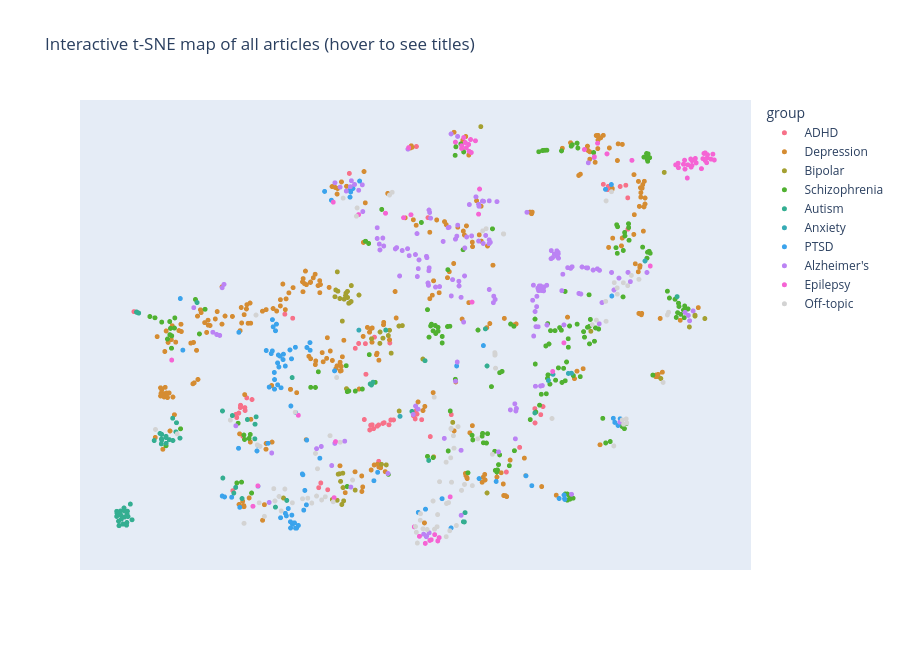

Notebook cell for this chart:
### Markdown cell above
### 4. Similarity between seed articles

- The most similar pair is *Major depressive disorder* and *Bipolar disorder* (0.34).
  This is expected: bipolar disorder includes depressive episodes, so both articles
  share a large part of their vocabulary.
- *Generalized anxiety disorder* is the most isolated article, with the lowest similarity
  to all others (e.g. 0.05 with *Autism*). Clinically, however, anxiety is very common
  in autistic people and frequently co-occurs with depression. The low scores show that
  **textual similarity does not equal clinical relatedness**: the articles simply
  use different vocabulary.
- Surprisingly, *ADHD* and *Autism* are only moderately similar (0.16), even though
  both are neurodevelopmental disorders.
- Overall, the similarity values are low (0.05–0.34). Each article contains many
  topic-specific words, so TF-IDF vectors overlap only partially. For recommendations,
  the absolute values matter less than the **ranking** of articles.

### Code cell
import numpy as np
import plotly.express as px
from matplotlib.colors import to_hex
from sklearn.decomposition import TruncatedSVD
from sklearn.manifold import TSNE

# 1. Reduce TF-IDF to 50 dims, then to 2D with t-SNE
small = TruncatedSVD(n_components=50, random_state=43).fit_transform(X)
xy = TSNE(n_components=2, metric="cosine", random_state=43).fit_transform(small)

# 2. Colour = most similar seed; "Off-topic" if similarity to every seed is very low
sims = cosine_similarity(X, X[:9])
best = sims.argmax(axis=1)
mx = sims.max(axis=1)

names = np.array(labels)[best]
groups = np.where(mx < 0.04, "Off-topic", names)

palette = dict(zip(labels, sns.color_palette("husl", 9)))
palette["Off-topic"] = "lightgray"
hex_palette = {k: to_hex(v) for k, v in palette.items()}

# 3. Interactive map (plotly) – hover to see titles
map_df = pd.DataFrame({
    "x": xy[:, 0],
    "y": xy[:, 1],
    "title": df["title"],
    "group": groups,
    "similarity": mx,
})

fig = px.scatter(
    map_df, x="x", y="y", color="group",
    hover_name="title",
    hover_data={"similarity": ":.2f", "x": False, "y": False},
    color_discrete_map=hex_palette,
    title="Interactive t-SNE map of all articles (hover to see titles)",
    width=900, height=650,
)
fig.update_traces(marker_size=5)
fig.update_xaxes(visible=False)
fig.update_yaxes(visible=False)
fig.show()

### Figure 1 — Plotly figure (JSON) as saved in the notebook; plotly's stock layout.template omitted (floating-point values rounded to 4 significant figures; data arrays with more than 128 entries replaced by an {"elided": "..."} marker saying what was removed)
{"data": [{"customdata": [[1.0], [0.09115], [0.1496], [0.2403], [0.08181], [0.237], [0.09034], [0.0792], [0.1497], [0.1249], [0.435], [0.2736], [0.5796], [0.7409], [0.2527], [0.2198], [0.8382], [0.4537], [0.1138], [0.2807], [0.06778], [0.1342], [0.1044], [0.06827], [0.1621], [0.143], [0.09603], [0.05622], [0.04962], [0.0808], [0.2438], [0.1389], [0.2432], [0.1109], [0.1193], [0.3593], [0.1809], [0.18], [0.07194], [0.1313], [0.07051], [0.1014], [0.412], [0.1014], [0.117], [0.08175], [0.08032], [0.1154], [0.07571], [0.0721], [0.07087], [0.08406], [0.1078], [0.149], [0.08489], [0.1278], [0.0556], [0.07717], [0.1174]], "hovertemplate": "<b>%{hovertext}</b><br><br>group=ADHD<br>similarity=%{customdata[0]:.2f}<extra></extra>", "hovertext": ["Attention deficit hyperactivity disorder", "Attention", "Impulsivity", "Executive dysfunction", "Time management", "Hyperfocus", "Norepinephrine", "Dopaminergic pathways", "Achenbach System of Empirically Based Assessment", "Child Behavior Checklist", "Conners Comprehensive Behaviour Rating Scale", "Disruptive Behavior Disorders Rating Scale", "Vanderbilt ADHD Diagnostic Rating Scale", "ADHD Rating Scale", "Oppositional defiant disorder", "Conduct disorder", "Adult attention deficit hyperactivity disorder", "Keith Conners", "Alexander Crichton", "George Frederic Still", "Charles Bradley (medical doctor)", "Stimulant", "Meta-analysis", "Dysfunctional family", "Child abuse", "Rating scale", "Challenging behaviour", "Microscopic scale", "Reliability (statistics)", "Validity (statistics)", "Emotional and behavioral disorders", "Early childhood", "Learning disability", "Fetal alcohol spectrum disorder", "Childhood obesity", "Child psychopathology", "Methylphenidate", "Atomoxetine", "Forensic developmental psychology", "Child development", "Mary Ainsworth", "Inhibitory control", "Russell Barkley", "Children's use of information", "Parenting styles", "Psychological testing", "Parenting", "Behaviour therapy", "Creative visualization", "Daydreaming", "Perseveration", "Amphetamine", "Stimulant use disorder", "Rehabilitation (neuropsychology)", "Inter-rater reliability", "Not otherwise specified", "Repeatability", "Child development stages", "Attentional control"], "legendgroup": "ADHD", "marker": {"color": "#f77189", "size": 5, "symbol": "circle"}, "mode": "markers", "name": "ADHD", "showlegend": true, "type": "scattergl", "x": [-6.181, 11.99, -4.215, 11.97, -21.74, -7.062, 22.34, 22.36, -4.107, -3.794, -4.988, -4.85, -5.475, -5.612, -6.939, -5.931, -6.353, -6.027, -12.15, -11.92, -11.15, 20.16, 2.646, -20.18, -19.6, -4.313, -15.05, 0.3036, -1.577, -0.657, -7.691, -21.07, -32.77, -1.246, 0.05261, -8.07, 21.49, 22.13, -20.39, -21.3, -20.62, 12.88, -6.457, -20.37, -20.9, -1.31, -20.87, -15.93, 8.795, 10.28, -6.882, 20.09, 19.62, -8.73, -1.378, -5.458, -1.184, -21.38, 12.63], "xaxis": "x", "y": [-11.76, -11.5, 0.01663, -9.44, -21.25, -11.01, 20.9, 16.39, -11.07, -11.06, -11.57, -11.46, -11.8, -11.96, -0.08902, 0.8431, -11.82, -12.33, -20.82, -20.14, -21.11, 22.55, -10.3, -7.889, -8.129, -11.77, 3.572, -13.46, -10.45, -11.03, -0.06151, -10.08, 4.521, 28.29, 18.04, -0.7559, 22.53, 22.71, -9.29, -10.72, -13.4, -9.141, -12.51, -9.709, -9.284, -9.775, -8.95, 4.154, -18.56, -15.01, -4.497, 22.09, 22.84, 24.41, -10.91, -17.02, -10.23, -10.25, -10.31], "yaxis": "y"}, {"customdata": {"elided": "289x1 float values"}, "hovertemplate": "<b>%{hovertext}</b><br><br>group=Depression<br>similarity=%{customdata[0]:.2f}<extra></extra>", "hovertext": {"elided": "289 str values"}, "legendgroup": "Depression", "marker": {"color": "#d58c32", "size": 5, "symbol": "circle"}, "mode": "markers", "name": "Depression", "showlegend": true, "type": "scattergl", "x": {"elided": "289 float values"}, "xaxis": "x", "y": {"elided": "289 float values"}, "yaxis": "y"}, {"customdata": [[1.0], [0.1806], [0.1875], [0.3815], [0.105], [0.1233], [0.09792], [0.1718], [0.1928], [0.3906], [0.3439], [0.09221], [0.09142], [0.7375], [0.5485], [0.36], [0.3063], [0.08884], [0.04443], [0.0824], [0.1566], [0.1659], [0.1474], [0.566], [0.359], [0.2332], [0.5061], [0.06646], [0.109], [0.1852], [0.05162], [0.07207], [0.1276], [0.1221], [0.1063], [0.238], [0.2631], [0.1802], [0.2443], [0.04624], [0.1693], [0.06319], [0.1386], [0.1235], [0.09212], [0.1244], [0.1948], [0.182], [0.1537], [0.1416], [0.1269]], "hovertemplate": "<b>%{hovertext}</b><br><br>group=Bipolar<br>similarity=%{customdata[0]:.2f}<extra></extra>", "hovertext": ["Bipolar disorder", "DSM-5", "Personality disorder", "Mood disorder", "Psychomotor retardation", "Nature versus nurture", "Karl Kleist", "Edda Neele", "Mood (psychology)", "Mania", "Hypomania", "Study heterogeneity", "Heritability", "Bipolar I disorder", "Bipolar II disorder", "Cyclothymia", "Mood stabilizer", "Lithium (medication)", "Committee on the Rights of Persons with Disabilities", "Euphoria", "Irritability", "Twin study", "Twin", "Bipolar Spectrum Diagnostic Scale", "Mood Disorder Questionnaire", "General Behavior Inventory", "Hypomania Checklist", "Jet lag", "National Comorbidity Survey", "Spectrum disorder", "Jean-Étienne Dominique Esquirol", "Monomania", "Jean-Pierre Falret", "Jules Baillarger", "Karl Ludwig Kahlbaum", "David L. Dunner", "Elliot S. Gershon", "Frederick K. Goodwin", "Ronald R. Fieve", "Neuropil", "Mood swing", "Pitié-Salpêtrière Hospital", "Communication disorder", "Motor disorder", "Tic disorder", "Movement disorder", "Genetic disorder", "Borderline personality disorder", "Impulse-control disorder", "Video game addiction", "Relational disorder"], "legendgroup": "Bipolar", "marker": {"color": "#a4a031", "size": 5, "symbol": "circle"}, "mode": "markers", "name": "Bipolar", "showlegend": true, "type": "scattergl", "x": [-8.929, -5.151, -5.325, -10.34, -10.08, 29.85, -9.437, -9.708, -10.01, -8.943, -9.102, 2.81, 29.85, -9.315, -9.15, -9.784, -8.51, 26.41, -16.08, -9.048, -9.517, 30.95, 5.943, -8.708, -8.801, -3.169, -8.535, 26.04, -4.607, -4.061, -10.09, 6.64, -9.365, -9.571, -8.08, -9.827, -9.977, -9.46, -7.655, 18.22, -10.25, -10.63, -0.5227, -2.817, -4.246, -3.195, 29.22, -6.251, -4.38, -4.98, -5.297], "xaxis": "x", "y": [6.562, -17.45, -0.0479, 6.666, 10.24, 3.884, -20.8, -19.91, 7.458, 7.433, 7.195, -11.41, 4.009, 6.318, 6.828, 6.406, 8.27, 24.56, -22.3, -6.568, 3.157, 3.523, 31.15, 5.79, 5.726, -9.786, 5.974, -5.101, -17.53, -1.454, -22.63, -21.57, -22.71, -23.23, -21.17, -18.81, -18.87, -18.73, 6.91, 1.692, 7.636, -22.52, -2.305, 2.512, 1.837, 2.449, 2.319, 0.6226, 1.08, 0.7002, 1.589], "yaxis": "y"}, {"customdata": {"elided": "188x1 float values"}, "hovertemplate": "<b>%{hovertext}</b><br><br>group=Schizophrenia<br>similarity=%{customdata[0]:.2f}<extra></extra>", "hovertext": {"elided": "188 str values"}, "legendgroup": "Schizophrenia", "marker": {"color": "#50b131", "size": 5, "symbol": "circle"}, "mode": "markers", "name": "Schizophrenia", "showlegend": true, "type": "scattergl", "x": {"elided": "188 float values"}, "xaxis": "x", "y": {"elided": "188 float values"}, "yaxis": "y"}, {"customdata": [[1.0], [0.2179], [0.1378], [0.06722], [0.396], [0.04506], [0.1227], [0.08103], [0.1275], [0.1159], [0.1288], [0.08817], [0.3], [0.1114], [0.5691], [0.4122], [0.4816], [0.5581], [0.5984], [0.1456], [0.062], [0.1834], [0.7016], [0.1161], [0.616], [0.554], [0.7461], [0.2451], [0.135], [0.6003], [0.4199], [0.5282], [0.5132], [0.09349], [0.05404], [0.1428], [0.09302], [0.1293], [0.1052], [0.06299], [0.06831], [0.1046], [0.0637], [0.1845], [0.08376], [0.08573], [0.1466], [0.07086], [0.07082], [0.09646], [0.1305], [0.05005], [0.06584], [0.08735], [0.0728], [0.152], [0.1482], [0.04388], [0.101], [0.06619], [0.1478], [0.1148], [0.08902], [0.1315], [0.4806], [0.08384]], "hovertemplate": "<b>%{hovertext}</b><br><br>group=Autism<br>similarity=%{customdata[0]:.2f}<extra></extra>", "hovertext": ["Autism", "Neurodevelopmental disorder", "Age appropriateness", "Reinforcement", "Masking (behavior)", "Eye contact", "Social inhibition", "Origin of language", "Social support", "Disability", "Social exclusion", "Intelligence quotient", "Special interest (autism)", "Social environment", "Epidemiology of autism", "Diagnosis of autism", "Heritability of autism", "Sex and gender differences in autism", "Autistic masking", "Intellectual disability", "LGBTQ community", "Savant syndrome", "Management of autism", "Education", "Employment of autistic people", "Neurodiversity", "Autistic rights movement", "Stimming", "Medical model of disability", "World Autism Awareness Day", "Autism Sunday", "Autistic Pride Day", "Autism Network International", "Greta Thunberg", "Bill Gates", "Social engagement", "Activities of daily living", "Developmental disability", "Cell adhesion molecule 1", "Attention economy", "Goal", "Socialization", "Social norm", "Social emotional development", "Motor skill", "Language acquisition", "Social change", "Identity formation", "Educational psychology", "Imitation", "Social relation", "Hobby", "Chronemics", "Behaviorism", "Society", "Social work", "Social movement", "Continuum (measurement)", "Stereotypy", "Task switching (psychology)", "Twice exceptional", "Social psychology", "Speech–language pathology", "Asociality", "Asperger syndrome", "Gender dysphoria"], "legendgroup": "Autism", "marker": {"color": "#34ae91", "size": 5, "symbol": "circle"}, "mode": "markers", "name": "Autism", "showlegend": true, "type": "scattergl", "x": [-33.81, -4.672, -21.79, -6.406, -33.88, 6.64, -30.51, 4.108, -29.72, -32.46, -28.82, -1.742, -33.52, -29.7, -34.0, -33.6, -34.44, -34.18, -33.84, -32.38, -20.71, -32.99, -33.44, -19.25, -34.29, -33.5, -34.23, -33.17, -32.48, -34.7, -34.49, -34.7, -34.66, -16.98, -15.71, -29.67, -25.73, -32.24, 27.85, -22.85, 0.1269, -28.02, -28.09, -22.89, 6.454, 3.997, -29.18, -28.45, -19.28, -20.11, -29.2, -21.42, -21.63, -6.088, -27.63, -29.18, -28.42, 4.189, -6.264, 11.97, -19.13, -29.69, -0.2868, -29.86, -33.56, -15.12], "xaxis": "x", "y": [-25.04, 1.866, -10.44, -5.886, -23.73, -3.301, -14.03, -25.74, -14.51, 4.426, -13.9, -9.836, -24.65, -13.81, -26.06, -26.21, -26.28, -25.34, -24.17, 4.402, -22.38, -25.43, -24.96, -11.68, -24.18, -24.2, -24.75, -23.18, 4.473, -24.95, -25.63, -24.22, -24.48, -23.62, -22.64, -13.98, 5.832, 4.31, 6.683, -19.43, -16.89, -11.47, -12.78, -9.773, 2.043, -25.72, -13.62, -10.82, -13.78, -11.01, -13.43, -20.78, -21.59, -5.635, -13.68, -14.43, -14.03, -24.4, -6.036, -10.05, -10.62, -13.13, -2.541, -13.01, -25.83, -4.971], "yaxis": "y"}, {"customdata": [[1.0], [0.08347], [0.5097], [0.4062], [0.1575], [0.1185], [0.09129]], "hovertemplate": "<b>%{hovertext}</b><br><br>group=Anxiety<br>similarity=%{customdata[0]:.2f}<extra></extra>", "hovertext": ["Generalized anxiety disorder", "Frontal lobe", "Glutamate decarboxylase", "Generalized Anxiety Disorder 7", "Amygdala", "Basolateral amygdala", "Cerebral cortex"], "legendgroup": "Anxiety", "marker": {"color": "#37abb5", "size": 5, "symbol": "circle"}, "mode": "markers", "name": "Anxiety", "showlegend": true, "type": "scattergl", "x": [-7.666, 13.48, 24.27, -3.079, 15.72, 16.06, 14.0], "xaxis": "x", "y": [1.858, -5.385, 11.81, -10.55, -4.371, -4.342, -4.506], "yaxis": "y"}, {"customdata": [[1.0], [0.09663], [0.735], [0.04649], [0.0747], [0.2987], [0.1421], [0.1541], [0.3179], [0.04923], [0.4888], [0.1484], [0.09857], [0.1743], [0.05752], [0.04241], [0.05742], [0.05304], [0.202], [0.4185], [0.2951], [0.04855], [0.05271], [0.1593], [0.2364], [0.4246], [0.1698], [0.04209], [0.07477], [0.07909], [0.1646], [0.3621], [0.1628], [0.3057], [0.06236], [0.0825], [0.08391], [0.06646], [0.04452], [0.3542], [0.04061], [0.04416], [0.1232], [0.114], [0.09764], [0.06037], [0.09034], [0.2103], [0.04698], [0.07197], [0.04068], [0.06796], [0.1656], [0.04442], [0.05474], [0.1719], [0.1739], [0.08314], [0.05628], [0.08309], [0.0428], [0.06951], [0.0449], [0.06392], [0.0757], [0.04004], [0.1271], [0.07169], [0.08041], [0.05041], [0.1643], [0.05475], [0.04279], [0.1095], [0.04654], [0.1241], [0.1924], [0.1399], [0.06927], [0.4313], [0.04599], [0.06099], [0.07323], [0.04782], [0.05739], [0.0731], [0.1083], [0.1457], [0.1265], [0.08786]], "hovertemplate": "<b>%{hovertext}</b><br><br>group=PTSD<br>similarity=%{customdata[0]:.2f}<extra></extra>", "hovertext": ["Post-traumatic stress disorder", "Coping", "Complex post-traumatic stress disorder", "Cochrane Library", "Developed country", "Neurosis", "Psychological stress", "Traumatic bonding", "Childhood trauma", "Substituted amphetamine", "Psychological trauma", "Sexual assault", "Domestic violence", "War", "Natural disaster", "Dream", "Fight-or-flight response", "Assault", "Trauma focused cognitive behavioral therapy", "Management of post-traumatic stress disorder", "MDMA-assisted psychotherapy", "Samuel Pepys", "Great Fire of London", "World war", "Shell shock", "Combat stress reaction", "Vietnam War", "United States Department of Defense", "South African Border War", "Dissociative amnesia", "Flashback (psychology)", "Acute stress reaction", "Post-traumatic growth", "Critical incident stress management", "Cultural anthropology", "Medical anthropology", "Culture of the United States", "Civilization", "Berserker", "Jonathan Shay", "Henry IV, Part 1", "William Shakespeare", "Railway spine", "American Civil War", "Franco-Prussian War", "Ann Burgess", "Lynda Lytle Holmstrom", "Rape trauma syndrome", "Jonestown", "Personal injury", "Tort", "Forensic psychology", "Stephen Sonnenberg", "Oklahoma City bombing", "September 11 attacks", "Veteran", "Traumatic memories", "Stellate ganglion", "Methylone", "Elephant", "Poaching", "Apathy", "Injury", "Consciousness", "Jules Henry", "Construct (philosophy)", "Abuse", "Neglect", "Institutional abuse", "Mindfulness", "Eye movement desensitization and reprocessing", "Webster's Dictionary", "Old English", "Cultural psychology", "G. Stanley Hall", "Memory inhibition", "Betrayal trauma", "Mental distress", "Psychodynamic Diagnostic Manual", "Mental disorders and gender", "Subculture", "Anthropomorphism", "Animal rights", "Fiction", "The New England Journal of Medicine", "Penetrating head injury", "Blast injury", "Golden hour (medicine)", "Minimally conscious state", "Primary and secondary brain injury"], "legendgroup": "PTSD", "marker": {"color": "#3ba3ec", "size": 5, "symbol": "circle"}, "mode": "markers", "name": "PTSD", "showlegend": true, "type": "scattergl", "x": [-16.65, -13.1, -16.47, -21.06, -18.93, -15.36, -13.47, -17.08, -17.11, 19.86, -16.13, -16.35, -17.08, -14.73, 3.245, 10.98, -13.13, -15.26, -16.87, -17.23, -16.97, -13.52, -15.15, -14.63, -18.01, -17.32, -14.86, -15.55, -15.3, 15.23, 15.32, -14.75, -15.19, -16.09, -22.92, -13.49, -20.96, -22.66, -1.037, -17.45, -13.82, -0.2298, -11.49, -15.07, -14.42, -13.92, -13.98, -16.6, -16.4, -8.653, -14.73, -17.8, -13.7, -15.87, -15.76, -15.29, 15.29, 6.231, 20.51, 21.5, 20.73, -10.38, 20.56, 7.655, -21.1, 5.752, -16.73, -27.6, -17.68, 11.63, -17.32, -5.99, 2.627, -19.04, -18.96, 14.68, -16.74, -27.31, -5.57, -15.88, -21.86, 21.26, 20.89, 1.62, -12.02, -8.573, -8.663, -10.73, -7.584, -8.331], "xaxis": "x", "y": [-1.725, -1.043, -1.88, 1.543, -20.6, -0.9872, -0.6361, -5.256, -4.236, 22.12, -2.38, -6.433, -6.635, -26.64, -3.292, -19.11, 0.06457, -9.062, 2.717, 2.34, 1.768, -23.29, -24.76, -26.64, -1.075, -1.133, -25.87, -23.82, -25.72, -21.87, -22.5, -0.6089, -2.267, -1.605, -22.02, -13.97, -23.64, -22.14, -24.37, -1.518, -24.04, -23.91, 21.82, -26.09, -26.25, -18.96, -18.84, -3.439, -25.14, 21.0, -9.995, -14.43, -21.21, -24.51, -24.87, -26.62, -22.4, -0.3661, 22.81, -10.9, -10.83, -4.0, 6.765, -19.91, -15.14, -19.5, -6.011, 6.404, -6.34, -20.53, 3.367, -19.81, -26.61, -15.53, -14.72, -22.37, -2.86, -1.019, -18.6, -3.31, -22.19, -11.86, -11.42, -22.4, -16.57, 21.75, 22.0, 20.56, 23.31, 22.24], "yaxis": "y"}, {"customdata": {"elided": "168x1 float values"}, "hovertemplate": "<b>%{hovertext}</b><br><br>group=Alzheimer's<br>similarity=%{customdata[0]:.2f}<extra></extra>", "hovertext": {"elided": "168 str values"}, "legendgroup": "Alzheimer's", "marker": {"color": "#bb83f4", "size": 5, "symbol": "circle"}, "mode": "markers", "name": "Alzheimer's", "showlegend": true, "type": "scattergl", "x": {"elided": "168 float values"}, "xaxis": "x", "y": {"elided": "168 float values"}, "yaxis": "y"}, {"customdata": [[1.0], [0.1164], [0.1196], [0.0949], [0.5244], [0.1394], [0.1829], [0.1232], [0.09602], [0.07825], [0.06777], [0.1323], [0.04234], [0.0852], [0.1132], [0.5982], [0.09455], [0.492], [0.5033], [0.2316], [0.06469], [0.2979], [0.44], [0.05271], [0.0466], [0.6769], [0.05776], [0.2851], [0.09076], [0.1371], [0.2184], [0.1642], [0.1906], [0.1461], [0.2662], [0.1678], [0.05362], [0.06218], [0.1173], [0.1134], [0.0701], [0.07409], [0.04787], [0.05731], [0.06912], [0.08526], [0.07186], [0.0975], [0.05275], [0.06692], [0.0459], [0.05074], [0.05532], [0.04015], [0.05158], [0.4735], [0.05226], [0.06808], [0.05479], [0.04674], [0.1396], [0.07237], [0.06143], [0.08013], [0.08694], [0.1422], [0.4243], [0.3826]], "hovertemplate": "<b>%{hovertext}</b><br><br>group=Epilepsy<br>similarity=%{customdata[0]:.2f}<extra></extra>", "hovertext": ["Epilepsy", "Electroencephalography", "Developing country", "Louis Delasiauve", "Anticonvulsant", "Lamotrigine", "Valproate", "Prenatal nutrition", "Complications of pregnancy", "Phencyclidine", "GAD1", "Gabapentin", "Assyria", "Medication", "Falls in older adults", "Seizure", "Drowning", "Sudden unexpected death in epilepsy", "Epilepsy surgery", "Ketogenic diet", "Ancient Greek", "International League Against Epilepsy", "Epileptogenesis", "Driving", "Swimming", "Drug-resistant epilepsy", "Hormonal contraception", "Carbamazepine", "Eslicarbazepine acetate", "Oxcarbazepine", "Phenobarbital", "Phenytoin", "Primidone", "Rufinamide", "Perampanel", "Topiramate", "Intrauterine device", "Infertility", "Pregnancy", "Birth defect", "Small for gestational age", "Intrauterine growth restriction", "Prenatal vitamin", "Breast milk", "Breastfeeding and medications", "Ancient history", "Mesopotamia", "Exorcism", "Code of Hammurabi", "Edwin Smith Papyrus", "Babylonia", "Cuneiform", "Charaka Samhita", "Artemis", "Julius Caesar", "Photosensitive epilepsy", "Tanzania", "Vertically transmitted infection", "Spirituality", "Cerebral hemisphere", "Central nervous system disease", "Drug overdose", "Temperance movement", "Drug prohibition", "Meningitis", "Myoclonus", "Post-traumatic seizure", "Post-traumatic epilepsy"], "legendgroup": "Epilepsy", "marker": {"color": "#f564d4", "size": 5, "symbol": "circle"}, "mode": "markers", "name": "Epilepsy", "showlegend": true, "type": "scattergl", "x": [30.73, 15.22, -18.94, -10.43, 29.98, 28.0, 28.56, 4.327, 4.584, 22.81, 24.85, 28.73, 0.2481, 18.62, -2.678, 31.2, -4.693, 31.15, 31.84, 30.56, 0.7942, 32.0, 31.24, -7.699, -1.858, 30.99, 5.341, 29.51, 27.69, 27.96, 29.42, 28.69, 29.05, 29.37, 29.89, 29.51, 4.801, 4.031, 4.21, 3.107, 3.805, 3.801, 4.633, 4.881, 20.02, -0.254, 0.4119, -28.56, -14.43, -10.53, 1.139, 1.294, -10.27, -1.483, -0.9062, 31.63, -19.49, 5.803, 2.522, 13.97, 4.967, 18.98, -2.106, 17.51, 5.696, 28.99, 30.99, 30.85], "xaxis": "x", "y": [26.54, 0.02804, -20.55, -22.26, 25.93, 25.24, 25.73, 28.11, 28.58, 26.29, 11.09, 25.03, -28.4, 26.81, 18.04, 26.66, 18.68, 25.95, 27.18, 25.1, -27.57, 26.35, 27.11, 18.48, 18.46, 26.26, 29.11, 26.25, 25.64, 25.88, 25.33, 26.32, 25.66, 26.48, 26.57, 25.55, 29.29, 29.57, 28.86, 28.92, 28.4, 28.01, 27.6, 27.42, 27.23, -28.83, -28.31, -2.452, -10.4, 20.28, -28.48, -28.0, -14.19, -26.45, -27.82, 26.47, -23.49, 22.16, -22.14, -4.089, 5.893, 28.76, 28.13, 27.85, 18.55, 23.75, 27.37, 27.29], "yaxis": "y"}, {"customdata": [[0.02832], [0.0254], [0.03363], [0.03735], [0.02377], [0.02912], [0.0331], [0.03789], [0.03566], [0.03861], [0.03957], [0.03094], [0.03567], [0.0381], [0.03917], [0.03505], [0.03418], [0.02589], [0.02834], [0.03944], [0.03861], [0.03762], [0.0323], [0.02574], [0.03791], [0.03471], [0.0355], [0.03907], [0.03014], [0.03074], [0.03436], [0.0282], [0.03833], [0.03318], [0.02993], [0.02348], [0.03837], [0.03247], [0.03104], [0.03563], [0.02789], [0.03921], [0.02892], [0.03868], [0.03227], [0.02452], [0.02026], [0.02729], [0.03965], [0.03881], [0.03796], [0.02797], [0.01887], [0.03973], [0.02733], [0.03912], [0.02113], [0.03504], [0.02771], [0.03757], [0.03031], [0.02729], [0.02298], [0.03628], [0.03691], [0.01344], [0.02781], [0.03232], [0.03505], [0.0385], [0.02969], [0.02629], [0.02835], [0.03271], [0.03245], [0.02768], [0.03354], [0.03152], [0.03873], [0.03545], [0.0248], [0.03495], [0.01787], [0.009834], [0.02255], [0.02508], [0.03584], [0.02357], [0.02545], [0.03496], [0.01758], [0.03099], [0.03891], [0.02878], [0.01836]], "hovertemplate": "<b>%{hovertext}</b><br><br>group=Off-topic<br>similarity=%{customdata[0]:.2f}<extra></extra>", "hovertext": ["The New York Times", "Enantiomer", "Mediation (statistics)", "Bacteroidota", "Richard Baker (chronicler)", "Mode (statistics)", "Multimodal distribution", "National Academy of Medicine (France)", "Hertz", "Calcium channel", "C-reactive protein", "Body fluid", "Microsoft", "Balneotherapy", "Soliloquy", "Trier of fact", "Hurricane Katrina", "Neuroendocrine cell", "Canis", "Cat", "Chimpanzee", "Free content", "European Union", "Spatial–temporal reasoning", "Akkadian language", "Esagil-kin-apli", "Ayurveda", "Selene", "Hercules", "Menecrates of Syracuse", "Apuleius", "Jet (gemstone)", "Potter's wheel", "Jean-Martin Charcot", "John the Baptist", "Bromide", "Cholesterol", "Myelin", "Lipid raft", "Cell adhesion molecule", "Neurite", "Karyotype", "Comparative genomic hybridization", "American College of Medical Genetics and Genomics", "American Academy of Pediatrics", "Boldness", "Courage", "Facet (psychology)", "Gambling", "Stimulus (psychology)", "Dialectic", "Gratitude", "Yoga", "Latin", "Sanskrit", "Essentialism", "Jean-Jacques Rousseau", "John B. Watson", "Recapitulation theory", "James Mark Baldwin", "Symbol", "Dynamical systems theory", "Phendimetrazine", "Cell (biology)", "Deviance (sociology)", "Dichotomy", "Prototype", "European Psychiatric Association", "Primate", "Pseudoneglect", "Benjamin Rush", "Thomas Trotter (physician)", "Scalp", "Skull", "Seat belt", "Helmet", "Force", "Dura mater", "Meninges", "Mydriasis", "Pupillary light reflex", "Anisocoria", "Bill Pascrell", "Roll cage", "Oxygen saturation", "Professional boxing", "Renaissance", "Jacopo Berengario da Carpi", "Wayback Machine", "Taxonomy", "Arabic numerals", "Roman numerals", "Living document", "Peekaboo", "Santa Claus"], "legendgroup": "Off-topic", "marker": {"color": "#d3d3d3", "size": 5, "symbol": "circle"}, "mode": "markers", "name": "Off-topic", "showlegend": true, "type": "scattergl", "x": [-15.09, 19.93, 3.399, 22.75, -12.92, 2.63, 2.623, -11.41, 2.584, 19.93, 20.84, 6.536, -17.03, -19.15, 2.339, -14.77, -16.33, 19.88, 21.73, 22.17, 22.23, -17.17, -18.8, 7.232, 2.08, -10.88, -9.756, -1.346, -0.5056, -1.254, -0.8124, 26.29, -1.141, -10.53, -0.7918, 23.59, 22.34, 18.38, 21.85, 21.16, 18.84, 26.77, 26.9, -12.51, -12.29, -30.37, 2.116, 0.7377, -20.49, 7.583, 4.121, -10.15, 1.122, 2.476, 3.216, 4.996, 0.614, -18.69, 20.79, -19.0, 3.792, 5.596, 20.52, 21.18, -27.94, 2.885, 2.95, -8.371, 21.88, 13.89, -13.37, -12.39, -4.251, -3.948, -7.863, -9.418, 2.071, 8.459, 8.5, 7.535, 7.515, 7.5, -13.95, -7.944, 6.156, -15.93, -0.05238, -11.82, -16.57, 2.675, 1.064, 0.7783, 1.338, -22.01, -18.21], "xaxis": "x", "y": [-22.99, 20.46, -12.03, 9.739, -23.03, -12.35, -12.29, -22.13, -16.51, 3.127, 8.69, 16.46, -22.73, 4.03, -22.96, -9.955, -24.17, 5.999, -11.06, -10.92, -11.5, -20.96, -22.99, -16.01, -27.87, -13.33, -14.28, -26.41, -26.73, -27.23, -25.51, -5.666, -28.78, -22.85, -24.56, 9.17, 8.259, 2.652, 8.679, 7.936, 3.295, 4.051, 4.432, -15.88, -18.09, -12.44, -23.09, -7.794, -25.95, -3.617, -20.35, -4.96, -24.69, -27.01, -26.26, -20.52, -22.73, -14.87, -14.8, -14.66, -21.2, -13.78, 21.78, 7.036, -13.07, -13.34, -15.13, -19.71, -11.68, -10.86, -22.33, -22.02, 21.31, 21.7, 19.45, 20.86, -17.15, 15.71, 15.7, -1.532, -1.742, -1.383, -22.41, 18.25, 16.15, -21.01, -26.83, -22.58, -22.08, -20.03, -26.44, -26.79, -19.96, -11.09, -24.94], "yaxis": "y"}], "layout": {"height": 650, "legend": {"title": {"text": "group"}, "tracegroupgap": 0}, "title": {"text": "Interactive t-SNE map of all articles (hover to see titles)"}, "width": 900, "xaxis": {"anchor": "y", "domain": [0, 1], "title": {"text": "x"}, "visible": false}, "yaxis": {"anchor": "x", "domain": [0, 1], "title": {"text": "y"}, "visible": false}}}
